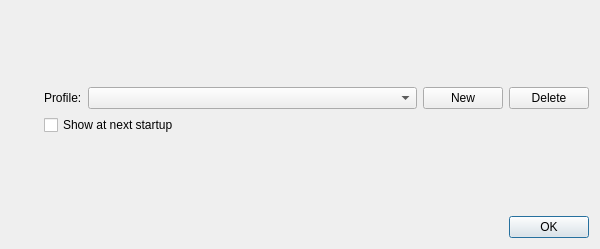
<?xml version="1.0" encoding="UTF-8"?>
<ui version="4.0">
 <class>ProfileSelectDialog</class>
 <widget class="QDialog" name="ProfileSelectDialog">
  <property name="windowModality">
   <enum>Qt::WindowModal</enum>
  </property>
  <property name="geometry">
   <rect>
    <x>0</x>
    <y>0</y>
    <width>600</width>
    <height>249</height>
   </rect>
  </property>
  <property name="maximumSize">
   <size>
    <width>600</width>
    <height>500</height>
   </size>
  </property>
  <property name="windowTitle">
   <string>Profile selection</string>
  </property>
  <property name="styleSheet">
   <string notr="true">QWidget {
    background-color: #323232;
    color: #BAF73C;
}

QToolBar {
    border:0px;
}

QGraphicsView, QTextEdit, QPlainTextEdit, QTreeWidget, QListWidget, QLineEdit, QSpinBox, QComboBox {
    background-color: #282828;
}

QLabel, QMenu, QStatusBar {
  color: #BAF73C;
}

QMenuBar::item {
    background-color: #323232;
}

QMenu::item:selected {
    color: #f2f2f2;
    background-color: #383838;
}

QToolButton:hover {
    background-color: #383838;
}

QGroupBox {
    color: #BAF73C;
    font: bold 12px;
    padding: 15px;
    border-style: none;
}

QAbstractScrollArea::corner {
    background: #323232;
}

QScrollBar::add-page:horizontal, QScrollBar::sub-page:horizontal, QScrollBar::add-page:vertical, QScrollBar::sub-page:vertical {
  background: none;
}

QComboBox {
    selection-color: #f2f2f2;
    selection-background-color: #323232;
}

QComboBox QAbstractItemView {
    background-color: #282828;
}

QDockWidget, QMenuBar, QPushButton, QToolButton, QTabWidget, QHeaderView::section {
    color: #BAF73C;
    font: bold 11px;
}

QTabBar {
    color: #BAF73C;
}

QRadioButton, QCheckBox {
  color: #BAF73C;
}

QRadioButton::disabled, QCheckBox::disabled {
  color: gray;
}
# bg-color=#282828
# fg-color=#BAF73C
# tool-bar=#323232
# selection-bg=#383838 
# selection-fg=#f2f2f2 </string>
  </property>
  <property name="modal">
   <bool>false</bool>
  </property>
  <layout class="QVBoxLayout" name="verticalLayout_2">
   <item>
    <layout class="QHBoxLayout" name="horizontalLayout_3">
     <item>
      <widget class="QLabel" name="uiLogoLabel">
       <property name="text">
        <string/>
       </property>
       <property name="pixmap">
        <pixmap resource="../../resources/resources.qrc">:/images/gns3_logo.png</pixmap>
       </property>
      </widget>
     </item>
     <item>
      <spacer name="verticalSpacer">
       <property name="orientation">
        <enum>Qt::Vertical</enum>
       </property>
       <property name="sizeHint" stdset="0">
        <size>
         <width>20</width>
         <height>40</height>
        </size>
       </property>
      </spacer>
     </item>
     <item>
      <layout class="QVBoxLayout" name="verticalLayout">
       <item>
        <spacer name="verticalSpacer_2">
         <property name="orientation">
          <enum>Qt::Vertical</enum>
         </property>
         <property name="sizeHint" stdset="0">
          <size>
           <width>20</width>
           <height>40</height>
          </size>
         </property>
        </spacer>
       </item>
       <item>
        <layout class="QHBoxLayout" name="horizontalLayout_2">
         <item>
          <widget class="QLabel" name="uiProfileLabel">
           <property name="text">
            <string>Profile:</string>
           </property>
          </widget>
         </item>
         <item>
          <widget class="QComboBox" name="uiProfileSelectComboBox">
           <property name="sizePolicy">
            <sizepolicy hsizetype="Expanding" vsizetype="Fixed">
             <horstretch>0</horstretch>
             <verstretch>0</verstretch>
            </sizepolicy>
           </property>
          </widget>
         </item>
         <item>
          <widget class="QPushButton" name="uiNewPushButton">
           <property name="text">
            <string>New</string>
           </property>
          </widget>
         </item>
         <item>
          <widget class="QPushButton" name="uiDeletePushButton">
           <property name="text">
            <string>Delete</string>
           </property>
          </widget>
         </item>
        </layout>
       </item>
       <item>
        <widget class="QCheckBox" name="uiShowAtStartupCheckBox">
         <property name="text">
          <string>Show at next startup</string>
         </property>
        </widget>
       </item>
       <item>
        <spacer name="verticalSpacer_3">
         <property name="orientation">
          <enum>Qt::Vertical</enum>
         </property>
         <property name="sizeHint" stdset="0">
          <size>
           <width>20</width>
           <height>40</height>
          </size>
         </property>
        </spacer>
       </item>
      </layout>
     </item>
    </layout>
   </item>
   <item>
    <layout class="QHBoxLayout" name="horizontalLayout">
     <property name="spacing">
      <number>20</number>
     </property>
     <item>
      <spacer name="horizontalSpacer">
       <property name="orientation">
        <enum>Qt::Horizontal</enum>
       </property>
       <property name="sizeHint" stdset="0">
        <size>
         <width>40</width>
         <height>20</height>
        </size>
       </property>
      </spacer>
     </item>
     <item>
      <widget class="QDialogButtonBox" name="uiButtonBox">
       <property name="sizePolicy">
        <sizepolicy hsizetype="Fixed" vsizetype="Fixed">
         <horstretch>0</horstretch>
         <verstretch>0</verstretch>
        </sizepolicy>
       </property>
       <property name="orientation">
        <enum>Qt::Horizontal</enum>
       </property>
       <property name="standardButtons">
        <set>QDialogButtonBox::Ok</set>
       </property>
      </widget>
     </item>
    </layout>
   </item>
  </layout>
 </widget>
 <resources>
  <include location="../../resources/resources.qrc"/>
 </resources>
 <connections>
  <connection>
   <sender>uiButtonBox</sender>
   <signal>accepted()</signal>
   <receiver>ProfileSelectDialog</receiver>
   <slot>accept()</slot>
   <hints>
    <hint type="sourcelabel">
     <x>447</x>
     <y>202</y>
    </hint>
    <hint type="destinationlabel">
     <x>249</x>
     <y>115</y>
    </hint>
   </hints>
  </connection>
 </connections>
</ui>
